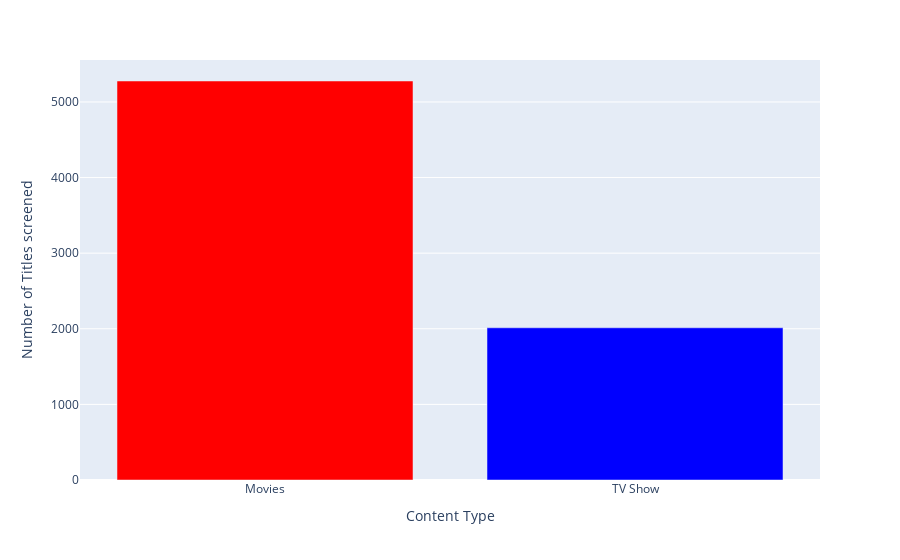

Here is the notebook cell this chart was saved with:
### Code cell
fig = px.bar(x =['Movies','TV Show'], y = [movie_count,tvshow_count])
fig.update_layout(
    xaxis_title="Content Type",
    yaxis_title="Number of Titles screened",
)
fig.update_traces(marker_color=['red', 'blue'])
fig.show()

### Figure 1 — Plotly figure (JSON) as saved in the notebook; plotly's stock layout.template omitted (floating-point values rounded to 4 significant figures)
{"data": [{"alignmentgroup": "True", "hovertemplate": "x=%{x}<br>y=%{y}<extra></extra>", "legendgroup": "", "marker": {"color": ["red", "blue"], "pattern": {"shape": ""}}, "name": "", "offsetgroup": "", "orientation": "v", "showlegend": false, "textposition": "auto", "type": "bar", "x": ["Movies", "TV Show"], "xaxis": "x", "y": [5277, 2013], "yaxis": "y"}], "layout": {"barmode": "relative", "legend": {"tracegroupgap": 0}, "margin": {"t": 60}, "xaxis": {"anchor": "y", "domain": [0, 1], "title": {"text": "Content Type"}}, "yaxis": {"anchor": "x", "domain": [0, 1], "title": {"text": "Number of Titles screened"}}}}
